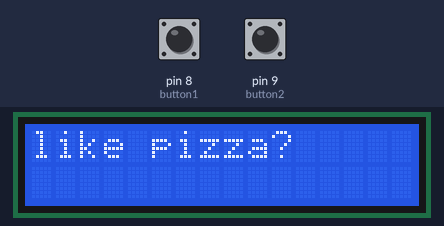
A sketch run on a simulated Arduino Uno, built with avr-gcc and run on an emulated ATmega328P. Shown: 16×2 character LCD. Inputs (shaded band) come from the test bench; at power-on: pin 8 (button1) LOW, pin 9 (button2) LOW.

Above: at 1.2 s.
1.3 s: pin 8 (button1) pulled HIGH for 3.2 s
At 5.0 s:
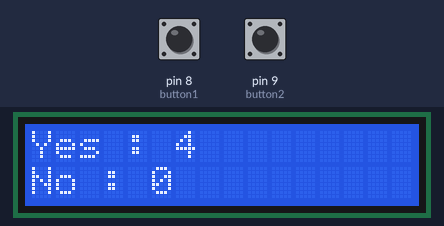
6.0 s: pin 8 (button1) pulled HIGH for 0.15 s
At 7.2 s:
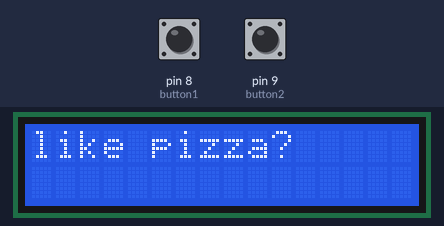
7.6 s: pin 9 (button2) pulled HIGH for 3.2 s
At 9.7 s:
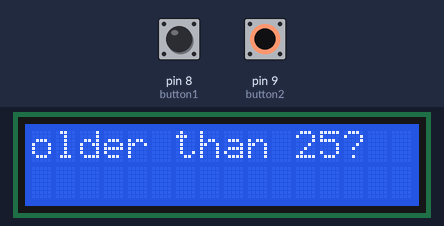
12.3 s: pin 8 (button1) pulled HIGH for 1 s
At 13.9 s:
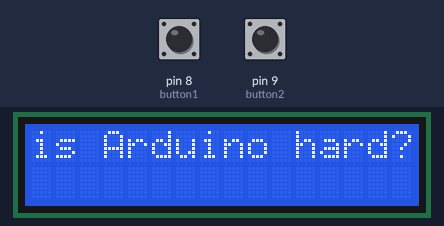
Timing chart, 0 to 15.4 s (numbered marks = the images above; inputs shaded):
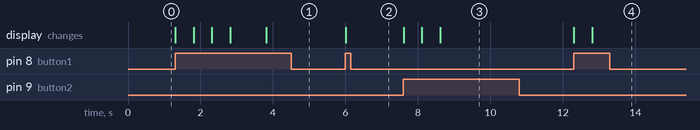

The sketch:

lab8_level4.ino
```cpp
// C++ code
// 20.07.2021
// Emre YILMAZ

#include <LiquidCrystal.h>
// initialise the Serial LCD
LiquidCrystal lcd(12,11,5,4,3,2); // These pin numbers are hard coded in on the serial backpack board
int button1 = 8; // button1 is set to pin 8
int button2 = 9; // button2 is set to pin 9

// Question Array
String question[] = {"like pizza?", "is Arduino hard?", "like winter?", "older than 25?"};
// Answers
int yesAnswers = 0;;
int noAnswers = 0;;
// while loop
boolean start = true;
boolean start1 = true;
boolean start2 = true;

void setup()
{
  pinMode(button1, INPUT);
  pinMode(button2, INPUT);
  lcd.begin(16,2);
}

void loop()
{

  while(start1){
    for(int i=0; i<=3; i++){ // it will loop the questions
      start = true;
      lcd.clear();
      lcd.setCursor(0,0);
      lcd.print(question[i]);
      delay(500);
      while(start){
        if(digitalRead(button1) == HIGH){ // if we press button1 the answer yes will be stored
          yesAnswers += 1 ;
          start = false;
        }else if(digitalRead(button2) == HIGH){ // if we press button2 the answer no will be stored
          noAnswers += 1;
          start = false;
        }
      }
    }
    start1 = false;
    start2 = false;
  }


  if(digitalRead(button1) == HIGH ){ // At the end if we press the button1 again it will display the results
    start2 = true;
    while(start2){
      lcd.clear();
      lcd.setCursor(0,0);
      lcd.print("Yes : ");
      lcd.setCursor(6,0);
      lcd.print(yesAnswers);
      delay(1000);
      lcd.setCursor(0,1);
      lcd.print("No : ");
      lcd.setCursor(5,1);
      lcd.print(noAnswers);
      delay(1000);
      start2 = false;

    }
  }

  if(digitalRead(button1) == HIGH){ // And the previous answers will be reset
    yesAnswers = 0;
    noAnswers = 0;
    start1 = true;
  }

}
```

Measured:
- after the input at 1.3 s, the display: first changes at once (image 1 shows a later state)
- after the input at 6.0 s, the display: changes at once (image 2)
- after the input at 7.6 s, the display: first changes at once (image 3 shows a later state)
- after the input at 12.3 s, the display: first changes at once (image 4 shows a later state)
